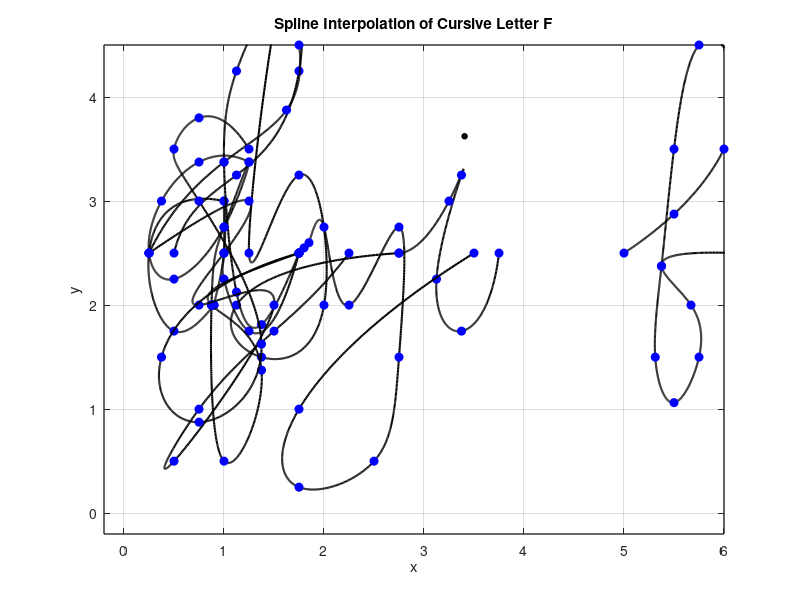

Write the MATLAB code that produced this figure.
%% letter a 

% Define data points for x and y coordinates
x = [1 0.25 0.5 0.9 0.9 1 1 1 1 1.25 1.75];
y = [3 2.5 1.75 2 2 2.5 3 2.5 2.25 1.75 2.5];

n = length(x);
t = 0:n-1; % Parametric coordinate t
tt = 0:0.01:n-1; % More dense coordinate tt for spline interpolation

% Compute spline interpolation
xx = spline(t, x, tt);
yy = spline(t, y, tt);

% Plot settings
figure(1)
plot(xx, yy, 'k', 'LineWidth', 1.5) % plot spline
hold on
plot(x, y, 'bo', 'MarkerFaceColor', 'b') % plot data points
axis([-0.2 6 -0.2 4.5])
grid on
title('Spline Interpolation of Cursive Letter D')
xlabel('x')
ylabel('y')
set(gca, 'FontSize', 10, 'LineWidth', 1)
grid on

%% letter b 

% Define data points for x and y coordinates
x = [0.5 1.125 1.75 1.625 1.25 1.75 2 1.375 1.125 2.75];
y = [2.5 3.25 4.25 5.25 2.5 3.25 2 1.5 2 2.5];

n = length(x);
t = 0:n-1; % Parametric coordinate t
tt = 0:0.01:n-1; % More dense coordinate tt for spline interpolation

% Compute spline interpolation
xx = spline(t, x, tt);
yy = spline(t, y, tt);

% Plot settings
figure(1)
plot(xx, yy, 'k', 'LineWidth', 1.5) % plot spline
hold on
plot(x, y, 'bo', 'MarkerFaceColor', 'b') % plot data points
axis([-0.2 6 -0.2 4.5])
grid on
title('Spline Interpolation of Cursive Letter B')
xlabel('x')
ylabel('y')
set(gca, 'FontSize', 10, 'LineWidth', 1)
grid on

%% Letter i
% Define data points for x and y coordinates
x = [2.75 3.25 3.375 3.125 3.375 3.75];
y = [2.5 3 3.25 2.25 1.75 2.5];
dot_x = 3.375;
dot_y = 3.625; 

n = length(x);
t = 0:n-1; % Parametric coordinate t
tt = 0:0.01:n-1; % More dense coordinate tt for spline interpolation

% Compute spline interpolation
xx = spline(t, x, tt);
yy = spline(t, y, tt);

% Plot settings
figure(1)
plot(xx, yy, 'k', 'LineWidth', 1.5) % plot spline
hold on
plot(x, y, 'bo', 'MarkerFaceColor', 'b') % plot data points
text(dot_x, dot_y, '•', 'Color', 'k', 'FontSize', 13);
axis([-0.2 6 -0.2 4.5])
grid on
title('Spline Interpolation of Cursive Letter I')
xlabel('x')

%% l

% Define data point for x and y coordinates 
x = [0.25, 1.00, 1.625, 1.75, 1.50, 1.125, 1.00, 1.125, 1.375, 1.75];
y = [2.50, 3.375,3.875, 4.5, 4.875, 4.25, 3.375, 2.125, 1.8125, 2.5];

n = length(x);
t = 0:n-1; % Parametric coordinate t
tt = 0:0.01:n-1; % More dense coordinate tt for spline interpolation

% Compute spline interpolation
xx = spline(t, x, tt);
yy = spline(t, y, tt);

% Plot settings
figure(1)
plot(xx, yy, 'k', 'LineWidth', 1.5) % plot spline
hold on
plot(x, y, 'bo', 'MarkerFaceColor', 'b') % plot data points
axis([-0.2 6 -0.2 4.5])
grid on
title('Spline Interpolation of Cursive Letter L')
xlabel('x')
ylabel('y')
set(gca, 'FontSize', 10, 'LineWidth', 1)
grid on

%% q 

% Define data points for x and y coordinates 
x = [1.25, 0.75, 0.375, 0.25, 0.5, 1, 1.25, 1, 0.875, 1, 1.375,...
    0.875, 1.75];
y = [3.375, 3.375, 3, 2.5, 2.25, 2.75, 3.375, 2.75, 2, 0.5, 1.375,...
    2, 2.5];

n = length(x);
t = 0:n-1; % Parametric coordinate t
tt = 0:0.01:n-1; % More dense coordinate tt for spline interpolation

% Compute spline interpolation
xx = spline(t, x, tt);
yy = spline(t, y, tt);

% Plot settings
figure(1)
plot(xx, yy, 'k', 'LineWidth', 1.5) % plot spline
hold on
plot(x, y, 'bo', 'MarkerFaceColor', 'b') % plot data points
axis([-0.2 6 -0.2 4.5])
grid on
title('Spline Interpolation of Cursive Letter Q')
xlabel('x')
ylabel('y')
set(gca, 'FontSize', 10, 'LineWidth', 1)
grid on

%% z

% Define data points for x and y coordinates
x = [0.25 1.25 1 0.75 1.5 0.5 0.75 1.5 2.25];
y = [2.5 3 2.5 2 2 0.5 1 1.75 2.5];

n = length(x);
t = 0:n-1; % Parametric coordinate t
tt = 0:0.01:n-1; % More dense coordinate tt for spline interpolation

% Compute spline interpolation
xx = spline(t, x, tt);
yy = spline(t, y, tt);

% Plot settings
figure(1)
plot(xx, yy, 'k', 'LineWidth', 1.5) % plot spline
hold on
plot(x, y, 'bo', 'MarkerFaceColor', 'b') % plot data points
axis([-0.2 6 -0.2 4.5])
grid on
title('Spline Interpolation of Cursive Letter ')
xlabel('x')
ylabel('y')
set(gca, 'FontSize', 10, 'LineWidth', 1)
grid on

%% Letter S

x = [1.25 0.75 0.5 0.75 1.375 0.75 0.375 1.75];
y = [3.5 3.8 3.5 3 1.625 0.875 1.5 2.5];

n = length(x);
t = 0:n-1; % Parametric coordinate t
tt = 0:0.01:n-1; % More dense coordinate tt for spline interpolation

% Compute spline interpolation
xx = spline(t, x, tt);
yy = spline(t, y, tt);

% Plot settings
figure(1)
plot(xx, yy, 'k', 'LineWidth', 1.5) % plot spline
hold on
plot(x, y, 'bo', 'MarkerFaceColor', 'b') % plot data points
axis([-0.2 6 -0.2 4.5])
grid on
title('Spline Interpolation of Cursive Letter D')
xlabel('x')
ylabel('y')
set(gca, 'FontSize', 10, 'LineWidth', 1)
grid on

%% Y

x = [0.5 0.55 0.6 0.75 1 1.5 1.5 1.25 0.5 0.5 2.25];
y = [2.5 2.55 2.6 2.75 2 2.75 1.5 0.5 0.25 1 2.5];

x_shift = 1.25;

% Apply the offset to x coordinates (horizontal) 
x = x + x_shift;

n = length(x);
t = 0:n-1; % Parametric coordinate t
tt = 0:0.01:n-1; % More dense coordinate tt for spline interpolation

% Compute spline interpolation
xx = spline(t, x, tt);
yy = spline(t, y, tt);

% Plot settings
figure(1)
plot(xx, yy, 'k', 'LineWidth', 1.5) % plot spline
hold on
plot(x, y, 'bo', 'MarkerFaceColor', 'b') % plot data points
axis([-0.2 6 -0.2 4.5])
grid on
title('Spline Interpolation of Cursive Letter D')
xlabel('x')
ylabel('y')
set(gca, 'FontSize', 10, 'LineWidth', 1)
grid on

%% LETTER F
% Define data points for x and y coordinates 
x = [0.5 1 1.5 1.625 1.25 1 0.875 0.8125 1 1.25 1.17 0.875 1.625];
y = [2.5 2.875 3.5 4.25 4.5 3.5 2.375 1.5 1.0625 1.5 2 2.375 2.5];

x_shift = 4.5;

% Apply the offset to x coordinates (horizontal) 
x = x + x_shift;

n = length(x);
t = 0:n-1; % Parametric coordinate t
tt = 0:0.01:n-1; % More dense coordinate tt for spline interpolation

% Compute spline interpolation
xx = spline(t, x, tt);
yy = spline(t, y, tt);

% Plot settings
figure(1)
plot(xx, yy, 'k', 'LineWidth', 1.5) % plot spline
hold on
plot(x, y, 'bo', 'MarkerFaceColor', 'b') % plot data points
axis([-0.2 6 -0.2 4.5])
grid on
title('Spline Interpolation of Cursive Letter F')
xlabel('x')
ylabel('y')
set(gca, 'FontSize', 10, 'LineWidth', 1)
grid on

%% Names 
